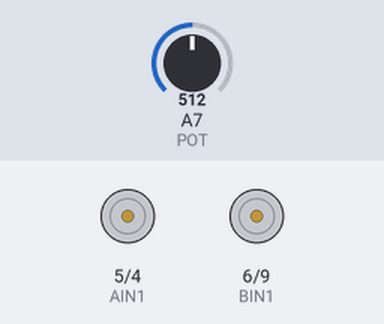
This sketch was run on a simulated Arduino Nano, built with avr-gcc and run on an emulated ATmega328P. On the bench: motor-driver pin pairs drawn as motors (green arrow = first pin HIGH = forward, orange = second pin HIGH = backward, longer = more drive, scaled by the enable pin). The inputs (shaded band) are chosen by the test bench; at power-on: A7 (POT) = 512. No radio packets arrive unless stated.

Above: at 1.2 s.
1.3 s: A7 (POT) set to 716
At 2.4 s:
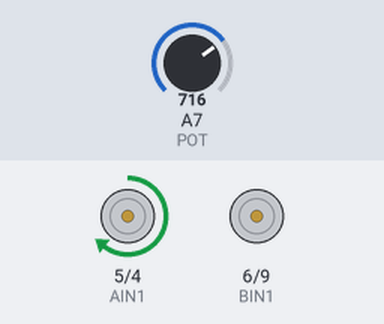
4.3 s: A7 (POT) set to 900
At 5.8 s:
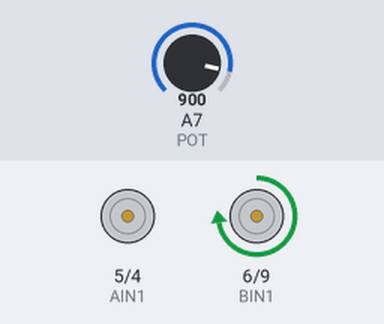
7.3 s: A7 (POT) set to 511
10.3 s: A7 (POT) set to 122
13.3 s: A7 (POT) set to 0
At 14.8 s:
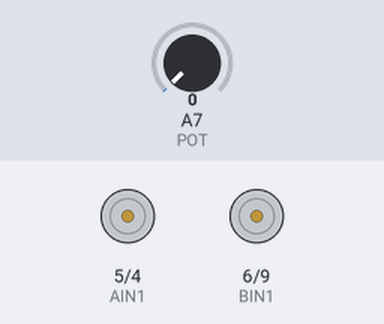
Timing chart, 0 to 16.3 s (numbered marks = the images above; inputs shaded):
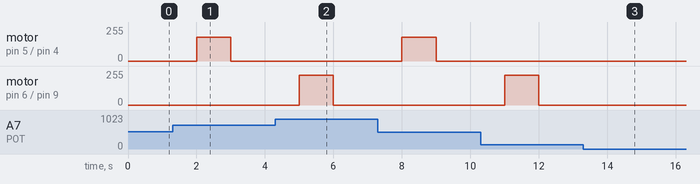

The sketch:

Motoren_links_rechts_en_potentiometer.ino
```cpp
#include <SPI.h>
#include <RF24.h>

// ---------------- RF24 ----------------
RF24 radio(7, 8);
const byte ADDR_SM[6] = "SM001";   // Slave → Master
const byte ADDR_MS[6] = "MS001";   // Master → Slave

// ---------------- TB6612 motor driver ----------------
#define AIN1 5
#define AIN2 4
#define PWMA 3
#define BIN1 6
#define BIN2 9
#define PWMB 10

#define POT A7
#define BTN 2   // blijft zo (niet gebruikt)

// -------------------------------------------------
static inline void sendToMasterText(const char* msg) {
  radio.stopListening();
  radio.write(msg, strlen(msg) + 1);
  radio.startListening();
}

// Motor A forward (links)
static inline void motorA_forward(uint8_t pwm) {
  digitalWrite(AIN1, HIGH);
  digitalWrite(AIN2, LOW);
  analogWrite(PWMA, pwm);
}

// Motor B forward (rechts)
static inline void motorB_forward(uint8_t pwm) {
  digitalWrite(BIN1, HIGH);
  digitalWrite(BIN2, LOW);
  analogWrite(PWMB, pwm);
}

static inline void motorA_stop() {
  analogWrite(PWMA, 0);
  digitalWrite(AIN1, LOW);
  digitalWrite(AIN2, LOW);
}
static inline void motorB_stop() {
  analogWrite(PWMB, 0);
  digitalWrite(BIN1, LOW);
  digitalWrite(BIN2, LOW);
}
static inline void allStop() { motorA_stop(); motorB_stop(); }

// -------------------------------------------------
// Test: 2s links (A), 1s stop, 2s rechts (B), 1s stop
// Stuurt enkel tekst bij start van A of B fase
// -------------------------------------------------
static inline void motorSideTest(uint8_t pwm) {
  static uint8_t phase = 0;
  static unsigned long t0 = 0;

  const unsigned long T_RUN   = 2000;
  const unsigned long T_PAUSE = 1000;

  unsigned long dur = (phase % 2 == 0) ? T_RUN : T_PAUSE;
  if (millis() - t0 < dur) return;
  t0 = millis();

  switch (phase) {
    case 0:
      motorA_forward(pwm);
      motorB_stop();
      sendToMasterText("AIN1 AIN2");
      break;
    case 1:
      allStop();
      break;
    case 2:
      motorA_stop();
      motorB_forward(pwm);
      sendToMasterText("BIN1 BIN2");
      break;
    case 3:
      allStop();
      break;
  }
  phase = (phase + 1) & 3;
}

// -------------------------------------------------
unsigned long lastPotTX = 0;

void setup() {
  pinMode(AIN1, OUTPUT); pinMode(AIN2, OUTPUT); pinMode(PWMA, OUTPUT);
  pinMode(BIN1, OUTPUT); pinMode(BIN2, OUTPUT); pinMode(PWMB, OUTPUT);

  pinMode(POT, INPUT);
  pinMode(BTN, INPUT_PULLUP);

  allStop();

  radio.begin();
  radio.setDataRate(RF24_250KBPS);
  radio.setChannel(100);
  radio.setPALevel(RF24_PA_LOW);

  radio.openReadingPipe(0, ADDR_MS);
  radio.openWritingPipe(ADDR_SM);
  radio.startListening();
}

void loop() {
  // pot 0..255
  uint8_t pwm = (uint8_t)map(analogRead(POT), 0, 1023, 0, 255);

  // motor test blijft lopen
  motorSideTest(pwm);

  // 1x per seconde potwaarde naar master
  if (millis() - lastPotTX >= 1000) {
    lastPotTX = millis();

    char msg[16];
    snprintf(msg, sizeof(msg), "POT %u", pwm);
    sendToMasterText(msg);
  }
}
```

Measured:
- after the input at 13.3 s, motor on pin 5 (AIN1) / pin 4 (AIN2): stays stopped (without the input it goes to forward 127/255 after 0.70 s); motor on pin 6 (BIN1) / pin 9 (BIN2): stays stopped (without the input it goes to forward 30/255 after 3.7 s)
